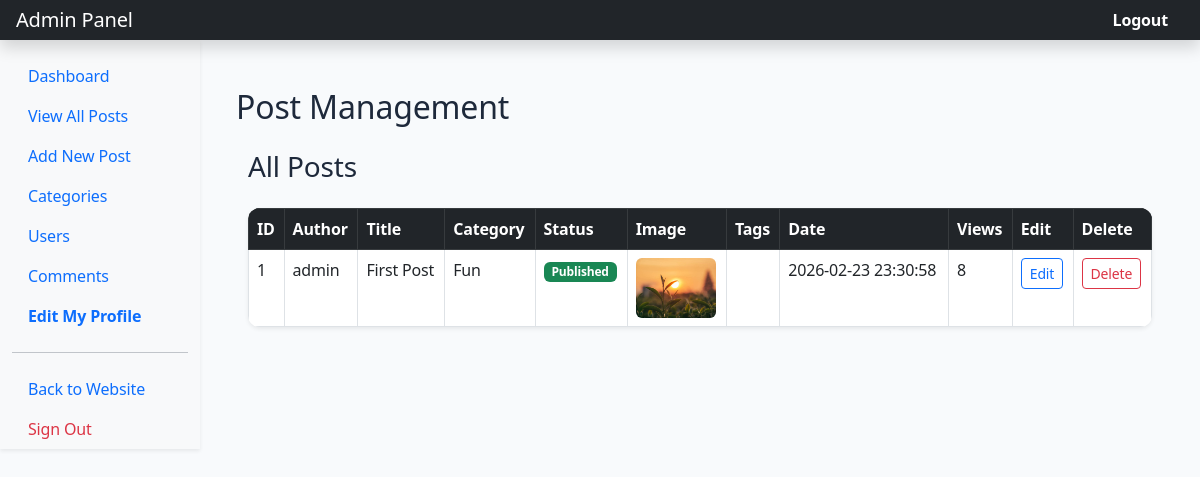
Screenshot of /admin/posts.php (signed in) with the database file from the repository.
### tables this page shows
CREATE TABLE `posts` (
  `post_id` int(10) UNSIGNED NOT NULL,
  `post_category_id` int(10) UNSIGNED NOT NULL,
  `post_title` varchar(255) NOT NULL,
  `post_author` varchar(100) NOT NULL,
  `post_date` datetime DEFAULT current_timestamp(),
  `post_image` varchar(255) DEFAULT NULL,
  `post_content` text NOT NULL,
  `post_tags` varchar(255) DEFAULT NULL,
  `post_comment_count` int(10) UNSIGNED DEFAULT 0,
  `post_status` enum('published','draft') NOT NULL DEFAULT 'draft',
  `post_views_count` int(10) UNSIGNED DEFAULT 0
);

CREATE TABLE `categories` (
  `cat_id` int(10) UNSIGNED NOT NULL,
  `cat_title` varchar(150) NOT NULL,
  `created_at` timestamp NOT NULL DEFAULT current_timestamp()
);

### admin/includes/view_all_posts.php (the view, shortened to what this page needs)
<?php
$query = "
    SELECT posts.*, categories.cat_title
    FROM posts
    LEFT JOIN categories ON posts.post_category_id = categories.cat_id
    ORDER BY posts.post_id DESC
";
$result = mysqli_query($connection, $query);
?>
<div class="container-fluid">
    <h3 class="mb-4">All Posts</h3>
    <table class="table table-bordered table-hover shadow-sm bg-white">
        <thead class="table-dark">
            <tr>
                <th>ID</th>
                <th>Author</th>
                <th>Title</th>
                <th>Category</th>
                <th>Status</th>
                <th>Image</th>
                <th>Tags</th>
                <th>Date</th>
                <th>Views</th>
                <th>Edit</th>
                <th>Delete</th>
            </tr>
        </thead>
        <tbody>
            <?php while ($row = mysqli_fetch_assoc($result)):
                $post_id = (int)$row['post_id'];
                $post_author = htmlspecialchars($row['post_author']);
                $post_title = htmlspecialchars($row['post_title']);
                $post_category = htmlspecialchars($row['cat_title']);
                $post_status = htmlspecialchars($row['post_status']);
                $post_image = htmlspecialchars($row['post_image']);
                $post_tags = htmlspecialchars($row['post_tags']);
                $post_date = htmlspecialchars($row['post_date']);
                $post_views_count = (int)$row['post_views_count'];
            ?>
                <tr>
                    <td><?php echo $post_id; ?></td>
                    <td><?php echo $post_author; ?></td>
                    <td><?php echo $post_title; ?></td>
                    <td><?php echo $post_category; ?></td>
                    <td>
                        <span class="badge <?php echo $post_status === 'published' ? 'bg-success' : 'bg-secondary'; ?>">
                            <?php echo ucfirst($post_status); ?>
                        </span>
                    </td>
                    <td>
                        <?php if (!empty($post_image)) { ?>
                            <img src="../assets/uploads/<?php echo $post_image; ?>" width="80" class="rounded">
                        <?php } ?>
                    </td>
                    <td><?php echo $post_tags; ?></td>
                    <td><?php echo $post_date; ?></td>
                    <td><?php echo $post_views_count; ?></td>
                    <td>
                        <a class="btn btn-sm btn-outline-primary" href="posts.php?source=edit_post&p_id=<?php echo $post_id; ?>">Edit</a>
                    </td>
                    <td>
                        <a class="btn btn-sm btn-outline-danger" onclick="return confirm('Delete this post and its image permanently?');" href="posts.php?delete=<?php echo $post_id; ?>">Delete</a>
                    </td>
                </tr>
            <?php endwhile; ?>
        </tbody>
    </table>
</div>

### assets/css/style.css (style rules this page uses)
:root { --primary-blue: #0061ff; --accent-cyan: #60efff; --text-dark: #1e293b; --text-light: #64748b; --body-bg: #f8fafc; --card-shadow: 0 10px 30px rgba(0, 0, 0, 0.05); }
body { background-color: var(--body-bg); color: var(--text-dark); font-family: 'Segoe UI', Roboto, Helvetica, Arial, sans-serif; padding-top: 0; letter-spacing: -0.01em; }
.table { border-radius: 12px; overflow: hidden; }
.table thead { background-color: #212529; color: #ffffff; }

### rows the page displays
posts: post_id "1", post_author "admin", post_title "First Post", post_category.cat_title "Fun", post_status "Published", post_image (picture), post_date "2026-02-23 23:30:58", post_views_count "8"
